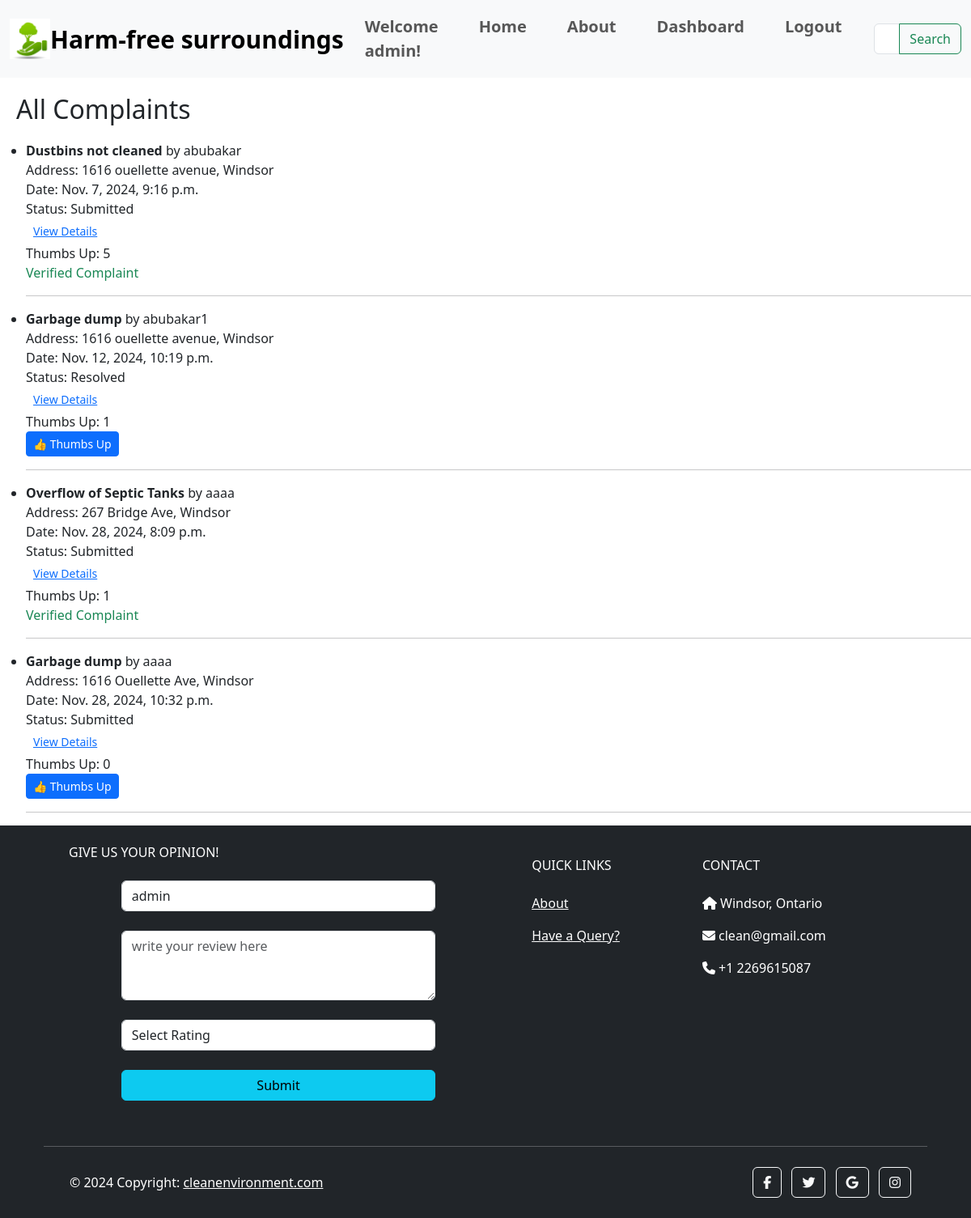
/all_complaints (signed in), run on the app's committed database.
### city/models.py (models this page shows, shortened)
class MyUser(AbstractUser):
    email = models.EmailField(unique=True)
    is_user = models.BooleanField(default=True)
    is_employee = models.BooleanField(default=False)

class Complaint(models.Model):
    STATUS = (
        ('Submitted', 'Submitted'),
        ('Pending', 'Pending'),
        ('Resolved', 'Resolved')
    )
    COMPLAINTS = (
        ('Garbage dump', 'Garbage dump'),
        ('Overflow of Septic Tanks', 'Overflow of Septic Tanks'),
        ('Burning of Garbage', 'Burning of Garbage'),
        ('Stagnant Water', 'Stagnant Water'),
        ('Dustbins not cleaned', 'Dustbins not cleaned'),
        ('Improper Sanitization', 'Improper Sanitization'),
        ('Open Manholes or Drains', 'Open Manholes or Drains'),
    )
    user_name = models.ForeignKey(MyUser, on_delete=models.CASCADE)
    complaint_type = models.CharField(max_length=200, null=True, choices=COMPLAINTS)
    address = models.CharField(max_length=500, null=True)
    city = models.CharField(max_length=100, null=True)
    postal_code = models.CharField(max_length=20, null=True, blank=True)
    thumbs_up = models.PositiveIntegerField(default=0)
    is_verified = models.BooleanField(default=False)
    voted_users = models.ManyToManyField(MyUser, related_name='voted_complaints', blank=True)
    landmark = models.CharField(max_length=200, null=True)
    info = models.CharField(max_length=200, null=True)
    latitude = models.FloatField(null=True, blank=True)
    longitude = models.FloatField(null=True, blank=True)
    complaint_date = models.DateTimeField(auto_now_add=True, null=True)
    picture = models.ImageField(null=True)
    video = models.FileField(upload_to='uploads/complaint_videos/', null=True, blank=True)
    tracking_id = models.CharField(null=True, max_length=16)
    status = models.CharField(max_length=200, null=True, default='Submitted', choices=STATUS)

### city/views.py (the view)
# urls.py: path('all_complaints',views.all_complaints,name='all_complaints'),
@login_required
def all_complaints(request):
    complaints = Complaint.objects.all()
    return render(request, 'city/all_complaints.html', {'complaints': complaints})

### city/templates/city/all_complaints.html (shortened to what this page needs)
{% extends 'city/navbar.html' %}
{% block content %}
<h2 style="margin: 20px;">All Complaints</h2>
<div class="complaints-list">
  {% if complaints %}
    <ul>
      {% for complaint in complaints %}
        <li>
          <strong>{{ complaint.complaint_type }}</strong> by {{ complaint.user_name.username }} <br>
          Address: {{ complaint.address }}, {{ complaint.city }} <br>
          Date: {{ complaint.complaint_date }} <br>
          Status: {{ complaint.status }} <br>
        <a href="{% url 'complaint_detail' complaint.id %}" class="btn btn-link btn-sm">View Details</a><br>
          Thumbs Up: <span id="thumbs-up-count-{{ complaint.id }}">{{ complaint.thumbs_up }}</span> <br>
          {% if not complaint.is_verified %}
            {% if user in complaint.voted_users.all %}
              <span class="text-info">You have already voted.</span>
            {% else %}
              <button
                  id="thumbs-up-btn-{{ complaint.id }}"
                  class="btn btn-primary btn-sm"
                  onclick="thumbsUp({{ complaint.id }})">
                👍 Thumbs Up
              </button>
            {% endif %}
          {% else %}
            <span class="text-success">Verified Complaint</span>
          {% endif %}
        </li>
        <hr>
      {% endfor %}
    </ul>
  {% else %}
    <p>No complaints filed yet.</p>
  {% endif %}
</div>
{% endblock content %}

### city/templates/city/navbar.html (shortened to what this page needs)
{% load static %}
<!DOCTYPE html>
<html lang="en">
  <head>
    <link rel="stylesheet" href="{% static 'css/style.css' %}" />
    <link
      href="https://cdn.jsdelivr.net/npm/bootstrap@5.3.0-alpha1/dist/css/bootstrap.min.css"
      rel="stylesheet"
    />
  </head>
  <body>
    <nav class="navbar navbar-expand-lg bg-body-tertiary">
      <div class="container-fluid">
        <img id="logo" src="{% static 'images/logo.jpg' %}" alt="Logo" />
        <a class="navbar-brand" href="#">Harm-free surroundings</a>
        <div class="collapse navbar-collapse" id="navbarNavAltMarkup">
          <div class="navbar-nav ms-auto">
            {% if user.is_authenticated %}
              <a class="nav-link" href="{% url 'home' %}">Welcome {{ user.username }}!</a>
            {% endif %}
            <a class="nav-link" href="{% url 'home' %}">Home</a>
            <a class="nav-link" href="{% url 'about' %}">About</a>
            {% if user.is_authenticated %}
              {% if user.is_employee %}
                <a class="nav-link" href="{% url 'emp_main' %}">Dashboard</a>
              {% else %}
                <a class="nav-link" href="{% url 'user_complaints' %}">Complaints</a>
              {% endif %}
              <form method="post" action="{% url 'logout' %}" style="display: inline;">
                <button type="submit" class="btn btn-link nav-link" style="display: inline; padding: 0; border: none; background: none;">Logout</button>
              </form>
            {% endif %}
          </div>
          <form class="d-flex" role="search" method="GET" action="{% url 'search_results' %}">
            <div class="input-group">
              <input class="form-control" type="search" placeholder="Enter city name" aria-label="Search" name="query">
              <button class="btn btn-outline-success" type="submit">Search</button>
            </div>
          </form>
        </div>
      </div>
    </nav>
    {% block content %}{% endblock content %}
    <footer class="text-center text-lg-start text-white bg-dark">
      <div class="container p-4 pb-0 bg-dark">
        <section class="p-3 pt-0 bg-dark">
          <div class="row bg-dark">
            <div class="col-md-6 col-lg-6 col-xl-6 mx-auto mt-6 bg-dark">
              <h6 class="text-uppercase mb-4 font-weight-bold">
                Give us your opinion!
              </h6>
              <form
                class="contact-form d-flex flex-column align-items-center bg-dark"
                action="{% url 'feedback' %}"
                method="POST"
              >
                <div class="form-group w-75">
                  {% if user.is_authenticated %}
                    <input
                      type="text"
                      class="form-control"
                      value="{{ user.username }}"
                      name="person_name"
                      readonly
                    /><br />
                  {% endif %}
                </div>
                <div class="form-group w-75">
                  <textarea
                    class="form-control"
                    type="text"
                    rows="3"
                    placeholder="write your review here"
                    name="review"
                    required
                  ></textarea
                  ><br />
                </div>
                <div class="form-group w-75 mb-4">
                  <select class="form-control" name="rating" required>
                    <option value="">Select Rating</option>
                  </select>
                </div>
                <button type="submit" class="btn btn-submit btn-info w-75">
                  Submit
                </button>
                <br />
              </form>
            </div>
            <div class="col-md-3 col-lg-2 col-xl-2 mx-auto mt-3">
              <h6 class="text-uppercase mb-4 font-weight-bold">Quick Links</h6>
              <p><a class="text-white" href="{% url 'about' %}">About</a></p>
              <p><a class="text-white" href="{% url 'query_form' %}">Have a Query?</a></p>
            </div>
            <div class="col-md-4 col-lg-3 col-xl-3 mx-auto mt-3">
              <h6 class="text-uppercase mb-4 font-weight-bold">Contact</h6>
              <p><i class="fas fa-home mr-3"></i> Windsor, Ontario</p>
              <p><i class="fas fa-envelope mr-3"></i> clean@gmail.com</p>
              <p><i class="fas fa-phone mr-3"></i> +1 2269615087</p>
            </div>
          </div>
        </section>
        <hr class="my-3" />
        <section class="p-3 pt-0">
          <div class="row d-flex align-items-center">
            <div class="col-md-7 col-lg-8 text-center text-md-start">
              <div class="p-3">
                © 2024 Copyright:
                <a class="text-white" href="#">cleanenvironment.com</a>
              </div>
            </div>
            <div class="col-md-5 col-lg-4 ml-lg-0 text-center text-md-end">
              <a
                class="btn btn-outline-light btn-floating m-1"
                class="text-white"
                role="button"
                ><i class="fab fa-facebook-f"></i
              ></a>
              <a
                class="btn btn-outline-light btn-floating m-1"
                class="text-white"
                role="button"
                ><i class="fab fa-twitter"></i
              ></a>
              <a
                class="btn btn-outline-light btn-floating m-1"
                class="text-white"
                role="button"
                ><i class="fab fa-google"></i
              ></a>
              <a
                class="btn btn-outline-light btn-floating m-1"
                class="text-white"
                role="button"
                ><i class="fab fa-instagram"></i
              ></a>
            </div>
          </div>
        </section>
      </div>
    </footer>
  </body>
</html>

### static/css/style.css (style rules this page uses)
html, body { margin: 0; padding: 0; }
.navbar-brand { font-size: 30px !important; font-weight: 600 !important; }
.nav-link { font-size: 20px !important; font-weight: 600 !important; padding: 10px !important; margin-right: 30px !important; }
h6 { font-weight: lighter !important; }
#logo { height: 50px !important; width: 50px !important; }

### data on the page
MyUser: username "admin", person_name "admin"
Complaint: complaint_type "Dustbins not cleaned", user_name.username "abubakar", address "1616 ouellette avenue", city "Windsor", complaint_date "Nov. 7, 2024, 9:16 p.m.", status "Submitted", thumbs_up "5", is_verified "Verified Complaint"
Complaint: complaint_type "Garbage dump", user_name.username "abubakar1", address "1616 ouellette avenue", city "Windsor", complaint_date "Nov. 12, 2024, 10:19 p.m.", status "Resolved", thumbs_up "1"
Complaint: complaint_type "Overflow of Septic Tanks", user_name.username "aaaa", address "267 Bridge Ave", city "Windsor", complaint_date "Nov. 28, 2024, 8:09 p.m.", status "Submitted", thumbs_up "1", is_verified "Verified Complaint"
Complaint: complaint_type "Garbage dump", user_name.username "aaaa", address "1616 Ouellette Ave", city "Windsor", complaint_date "Nov. 28, 2024, 10:32 p.m.", status "Submitted", thumbs_up "0"
